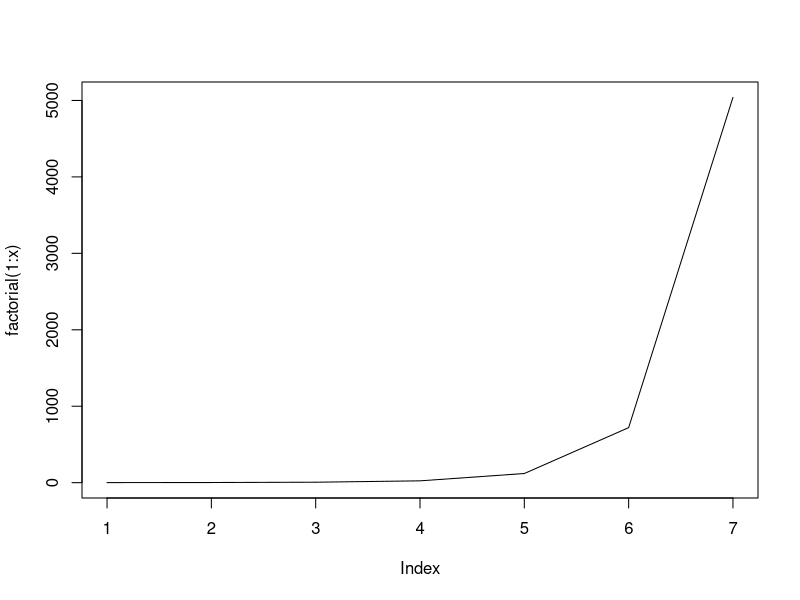
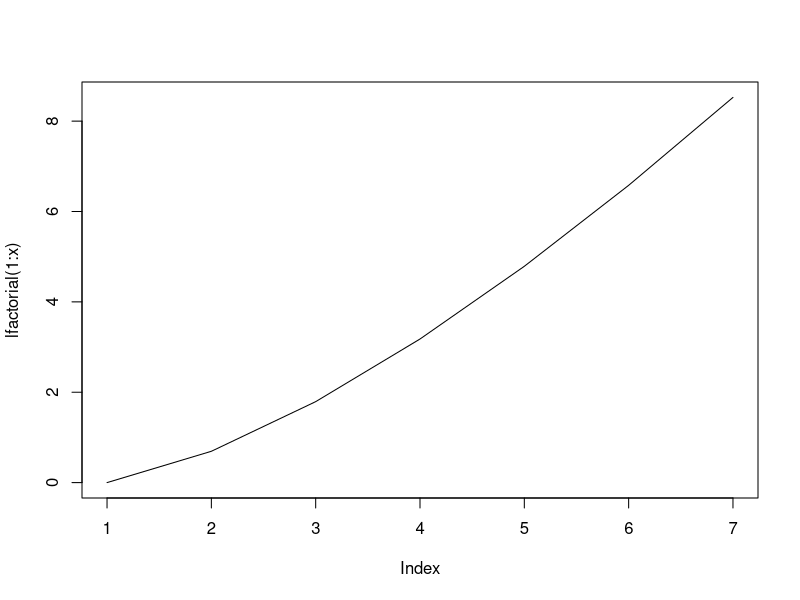

These charts were generated, in order, by the following R code:
# factorial

# factorial seven is written 7!
# meaning 1 × 2 × 3 × 4 × 5 × 6 × 7

?Special

x <-  7

factorial(x)
gamma(x+1)

# natural log
lfactorial(x)
lgamma(x+1)

exp(lfactorial(x))
exp(1) ^ lfactorial(x)


plot(factorial(1:x), type = "l")
plot(lfactorial(1:x), type = "l")
